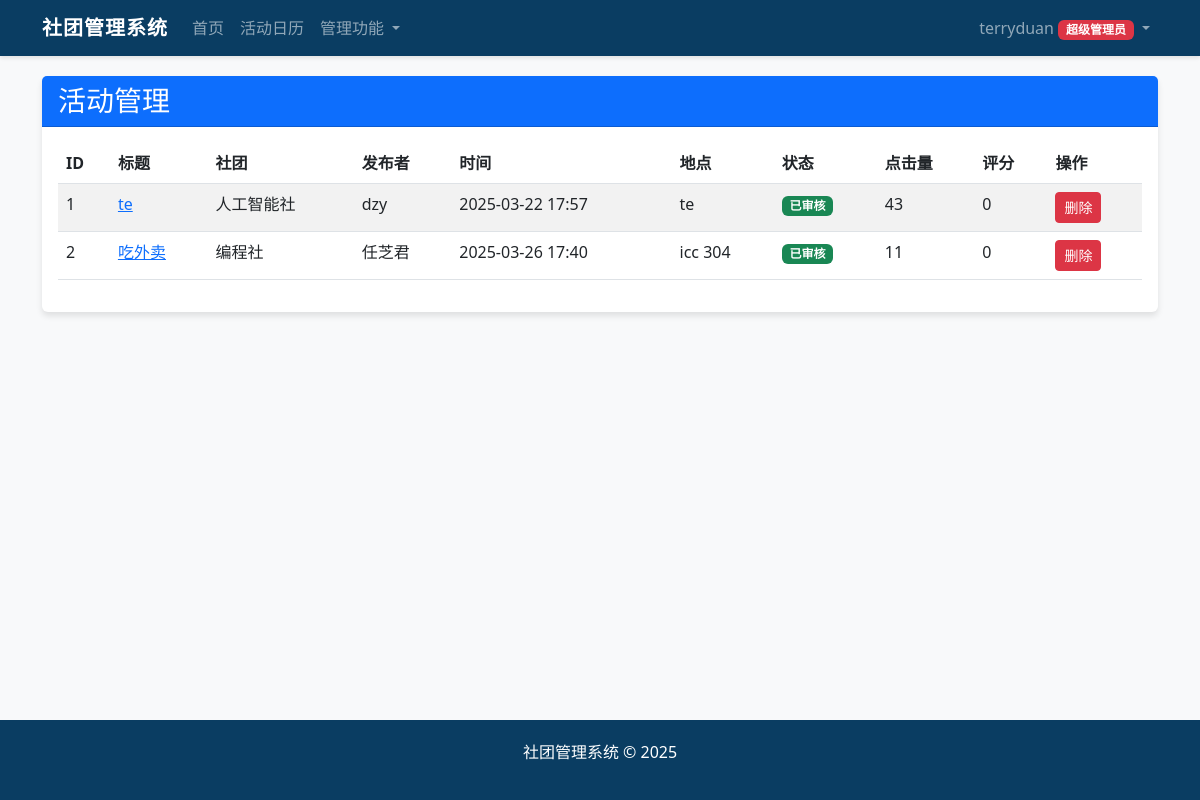
The app's page /admin/manage_activities (signed in) with its own data.
### app/models.py (models this page shows, shortened)
class User(UserMixin, db.Model):
    __tablename__ = "users"
    id = db.Column(db.Integer, primary_key=True)
    username = db.Column(db.String(64), unique=True, index=True)
    password = db.Column(db.String(128))
    role = db.Column(db.String(20))  # super_admin, admin, club_leader, club_teacher, union, student
    real_name = db.Column(db.String(64))
    class_name = db.Column(db.String(64))  # 针对学生
    email = db.Column(db.String(120))
    phone = db.Column(db.String(20))
    leader_id = db.Column(db.Integer, db.ForeignKey('users.id'), nullable=True)
    is_approved = db.Column(db.Boolean, default=False)
    club_name = db.Column(db.String(64), nullable=True)
    created_at = db.Column(db.DateTime, default=datetime.utcnow)
    teachers = db.relationship('User', backref=db.backref('leader', remote_side=[id]), foreign_keys=[leader_id])
    @property
    def is_super_admin(self):
        return self.role == ROLE_SUPER_ADMIN
    @property
    def can_manage_users(self):
        return self.is_super_admin or self.is_admin

class Activity(db.Model):
    __tablename__ = "activities"
    id = db.Column(db.Integer, primary_key=True)
    title = db.Column(db.String(128))
    description = db.Column(db.Text)
    event_date = db.Column(db.DateTime)
    location = db.Column(db.String(128))
    published_at = db.Column(db.DateTime, default=datetime.utcnow)
    click_count = db.Column(db.Integer, default=0)
    enroll_count = db.Column(db.Integer, default=0)
    max_participants = db.Column(db.Integer, default=0)  # 0表示不限制人数
    feedback_score = db.Column(db.Float, default=0)  # 学生反馈综合评分
    approved = db.Column(db.Boolean, default=False)  # 活动帖审核状态
    publisher_id = db.Column(db.Integer, db.ForeignKey('users.id'), nullable=True)
    club_id = db.Column(db.Integer, db.ForeignKey('clubs.id'))
    creator_id = db.Column(db.Integer, db.ForeignKey('users.id'), nullable=True)
    publisher = db.relationship('User', foreign_keys=[publisher_id], backref='published_activities')
    creator = db.relationship('User', foreign_keys=[creator_id], backref='created_activities')
    comments = db.relationship('Comment', backref='activity', lazy='dynamic')
    participants = db.relationship('Registration', backref='activity', lazy='dynamic')

class Club(db.Model):
    __tablename__ = "clubs"
    id = db.Column(db.Integer, primary_key=True)
    name = db.Column(db.String(64), unique=True)
    description = db.Column(db.Text)
    president_contact = db.Column(db.String(64))
    type = db.Column(db.String(64))   # 社团类型：科技类、公益类、学术类、活动类、文化类、体育类、艺术类
    score = db.Column(db.Float, default=0)   # 社团分数
    leader_id = db.Column(db.Integer, db.ForeignKey('users.id'), nullable=True)
    teacher_id = db.Column(db.Integer, db.ForeignKey('users.id'), nullable=True)
    creator_id = db.Column(db.Integer, db.ForeignKey('users.id'), nullable=True)
    created_at = db.Column(db.DateTime, default=datetime.utcnow)
    activities = db.relationship('Activity', backref='club', lazy='dynamic')
    leader = db.relationship('User', foreign_keys=[leader_id], backref='led_club')
    teacher = db.relationship('User', foreign_keys=[teacher_id], backref='guided_club')
    creator = db.relationship('User', foreign_keys=[creator_id], backref='created_clubs')

### app/views/admin.py (the view)
@admin_bp.route('/manage_activities')
@login_required
@require_admin
def manage_activities():
    activities = Activity.query.all()
    return render_template('admin/manage_activities.html', activities=activities)

### app/views/admin.py (called while the page is built)
def require_admin(f):
    @wraps(f)
    def decorated_function(*args, **kwargs):
        if not current_user.can_manage_users:
            abort(403)
        return f(*args, **kwargs)
    return decorated_function

### app/views/auth.py (called while the page is built)
@login_manager.user_loader
def load_user(user_id):
    return User.query.get(int(user_id))

### app/templates/admin/manage_activities.html (shortened to what this page needs)
{% extends "layout.html" %}
{% block content %}
<div class="card">
    <div class="card-header bg-primary text-white">
        <h3 class="mb-0">活动管理</h3>
    </div>
    <div class="card-body">
        {% if activities %}
            <div class="table-responsive">
                <table class="table table-striped">
                    <thead>
                        <tr>
                            <th>ID</th>
                            <th>标题</th>
                            <th>社团</th>
                            <th>发布者</th>
                            <th>时间</th>
                            <th>地点</th>
                            <th>状态</th>
                            <th>点击量</th>
                            <th>评分</th>
                            <th>操作</th>
                        </tr>
                    </thead>
                    <tbody>
                        {% for activity in activities %}
                            <tr>
                                <td>{{ activity.id }}</td>
                                <td>
                                    <a href="{{ url_for('main.view_activity', activity_id=activity.id) }}">
                                        {{ activity.title[:30] }}{% if activity.title|length > 30 %}...{% endif %}
                                    </a>
                                </td>
                                <td>{{ activity.club.name if activity.club else '-' }}</td>
                                <td>{{ activity.publisher.real_name if activity.publisher else '-' }}</td>
                                <td>{{ activity.event_date.strftime('%Y-%m-%d %H:%M') if activity.event_date else '-' }}</td>
                                <td>{{ activity.location or '-' }}</td>
                                <td>
                                    {% if activity.approved %}
                                        <span class="badge bg-success">已审核</span>
                                    {% else %}
                                        <span class="badge bg-warning">待审核</span>
                                    {% endif %}
                                </td>
                                <td>{{ activity.click_count or 0 }}</td>
                                <td>{{ activity.feedback_score or 0 }}</td>
                                <td>
                                    <div class="btn-group" role="group">
                                        <form action="{{ url_for('admin.delete_activity', activity_id=activity.id) }}" method="post" onsubmit="return confirm('确定要删除活动 {{ activity.title }} 吗？此操作无法撤销!');">
                                            <button type="submit" class="btn btn-sm btn-danger">删除</button>
                                        </form>
                                    </div>
                                </td>
                            </tr>
                        {% endfor %}
                    </tbody>
                </table>
            </div>
        {% else %}
            <div class="alert alert-info">
                <p class="mb-0">当前没有活动记录。</p>
            </div>
        {% endif %}
    </div>
</div>
{% endblock %}

### app/templates/layout.html (shortened to what this page needs)
<!DOCTYPE html>
<html lang="zh-CN">
<head>
    <link rel="stylesheet" href="https://cdn.jsdelivr.net/npm/bootstrap@5.2.3/dist/css/bootstrap.min.css">
    <link rel="stylesheet" href="https://cdn.jsdelivr.net/npm/bootstrap-icons@1.10.0/font/bootstrap-icons.css">
</head>
<body>
    <nav class="navbar navbar-expand-lg navbar-dark">
        <div class="container-xl">
            <a class="navbar-brand" href="/">社团管理系统</a>
            <div class="collapse navbar-collapse" id="navbarNav">
                <ul class="navbar-nav me-auto">
                    <li class="nav-item">
                        <a class="nav-link" href="/">首页</a>
                    </li>
                    <li class="nav-item">
                        <a class="nav-link" href="{{ url_for('main.activity_calendar') }}">活动日历</a>
                    </li>
                    {% if current_user.is_authenticated %}
                        {% if current_user.role == 'super_admin' or current_user.role == 'admin' %}
                            <li class="nav-item dropdown">
                                <a class="nav-link dropdown-toggle" href="#" role="button" data-bs-toggle="dropdown">
                                    管理功能
                                </a>
                            </li>
                        {% endif %}
                    {% endif %}
                </ul>
                <ul class="navbar-nav">
                    {% if current_user.is_authenticated %}
                        <li class="nav-item dropdown">
                            <a class="nav-link dropdown-toggle" href="#" id="userDropdown" role="button" data-bs-toggle="dropdown">
                                {{ current_user.username }}
                                {% if current_user.role == 'super_admin' %}
                                    <span class="badge bg-danger">超级管理员</span>
                                {% elif current_user.role == 'admin' %}
                                    <span class="badge bg-warning">管理员</span>
                                {% elif current_user.role == 'club_leader' %}
                                    <span class="badge bg-success">社长</span>
                                {% elif current_user.role == 'club_teacher' %}
                                    <span class="badge bg-info">指导老师</span>
                                {% elif current_user.role == 'union' %}
                                    <span class="badge bg-primary">社联</span>
                                {% elif current_user.role == 'student' %}
                                    <span class="badge bg-secondary">学生</span>
                                {% endif %}
                            </a>
                        </li>
                    {% endif %}
                </ul>
            </div>
        </div>
    </nav>
    <div class="content-wrapper">
        <div class="container-xl">
            {% block content %}{% endblock %}
        </div>
    </div>
    <footer class="mt-5">
        <div class="container text-center">
            <p>社团管理系统 &copy; 2025</p>
        </div>
    </footer>
</body>
</html>

### app/templates/layout.html (style rules this page uses)
:root { --primary-color: #0a3d62; --secondary-color: #3c6382; --accent-color: #60a3bc; --light-bg: #f8f9fa; --dark-text: #333; }
body { font-family: "Microsoft YaHei", "Segoe UI", Roboto, sans-serif; background-color: var(--light-bg); color: var(--dark-text); min-height: 100vh; display: flex; flex-direction: column; }
.navbar { background-color: var(--primary-color) !important; box-shadow: 0 2px 4px rgba(0, 0, 0, 0.1); }
.navbar-brand { font-weight: bold; letter-spacing: 1px; }
.card { box-shadow: 0 4px 6px rgba(0, 0, 0, 0.1); border: none; margin-bottom: 20px; }
.card-header { font-weight: bold; background-color: var(--primary-color); color: white; }
footer { background-color: var(--primary-color); color: white; padding: 20px 0; margin-top: auto; }
.container-xl { max-width: 1400px; width: 95%; }
.content-wrapper { flex: 1; padding: 20px 0; }

### records on screen
User: username "terryduan"
Activity: id "1", title "te", club "人工智能社", publisher "dzy", event_date "2025-03-22 17:57", location "te", approved "已审核", click_count "43", feedback_score "0"
Activity: id "2", title "吃外卖", club "编程社", publisher "任芝君", event_date "2025-03-26 17:40", location "icc 304", approved "已审核", click_count "11", feedback_score "0"
